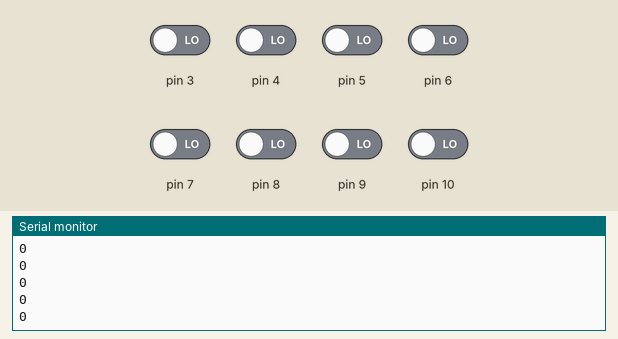
Recording of a sketch running on a simulated Arduino Uno, built with avr-gcc and run on an emulated ATmega328P. On the bench: the last lines printed to the serial monitor. Inputs (shaded band) come from the test bench; at power-on: pin 3–10 LOW.

Above: at 12.2 s.
12.3 s: pin 4 driven HIGH
At 12.71 s:
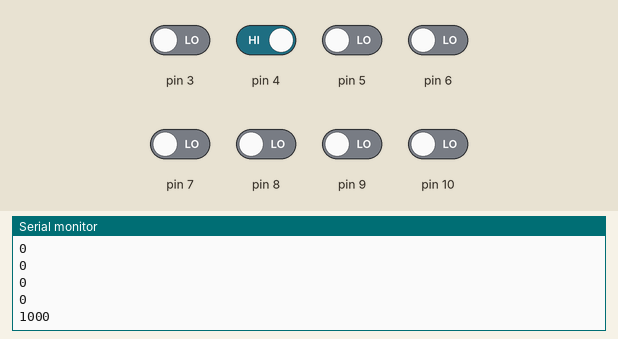
13.8 s: pin 3 driven HIGH
At 14.22 s:
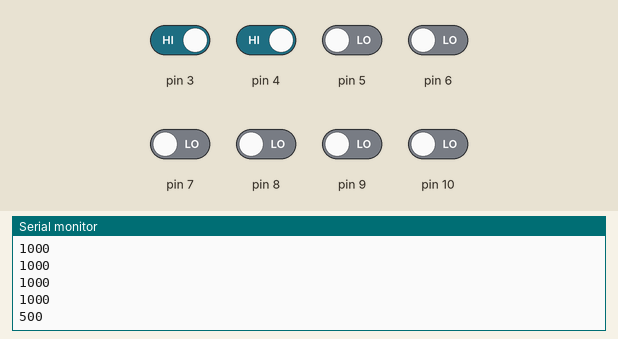
15.3 s: pin 6 driven HIGH
At 15.49 s:
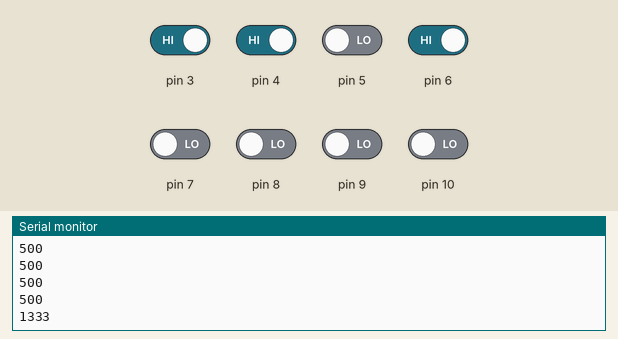
16.8 s: pin 5 driven HIGH
At 17.0 s:
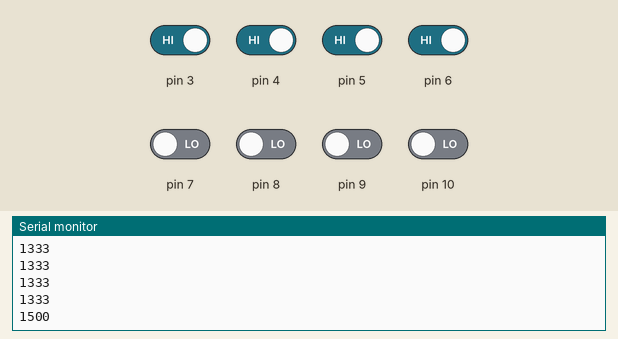
18.3 s: pin 7 driven HIGH
At 18.52 s:
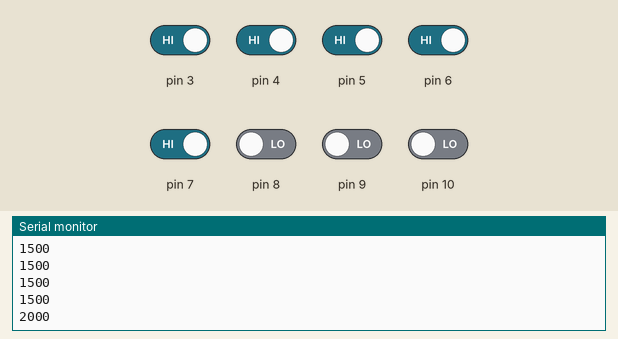
19.8 s: pin 8 driven HIGH
At 20.04 s:
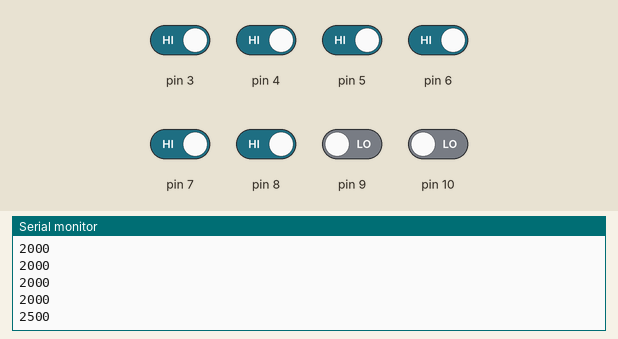
Timing chart, 0 to 22.3 s (numbered marks = the images above; inputs shaded):
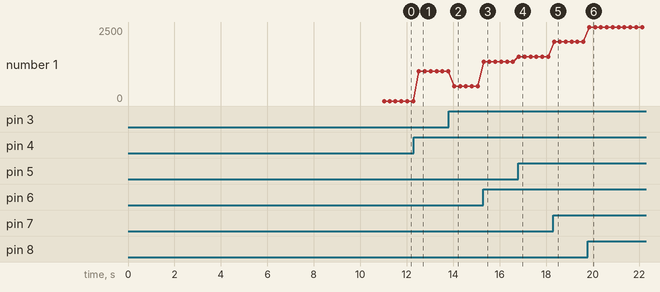

The sketch:

LineTest.ino
```cpp
#include <QTRSensors.h>

QTRSensors qtr;

const uint8_t SensorCount = 8;
uint16_t sensorValues[SensorCount];

void setup() {
  qtr.setTypeRC();
  qtr.setSensorPins((const uint8_t[]){3,4,5,6,7,8,9,10}, SensorCount);

  Serial.begin(9600);
  delay(1000);

  Serial.println("Calibrating, move sensor over and out of line");
  digitalWrite(LED_BUILTIN,HIGH);

  for (uint16_t i = 0; i < 400; i++)
  {
    qtr.calibrate();
  }

  digitalWrite(LED_BUILTIN, LOW); // Turn off LED
  Serial.println("Calibration Complete.");
}

void loop() {
  // 3500 is center
  uint16_t position = qtr.readLineBlack(sensorValues);
  Serial.println(position);
  delay(250);
}
```

Measured:
- after the input at 12.3 s, the serial monitor: prints a new line after 0.22 s (image 1)
- after the input at 13.8 s, the serial monitor: prints a new line after 0.24 s (image 2)
- after the input at 15.3 s, the serial monitor: prints a new line at once (image 3)
- after the input at 16.8 s, the serial monitor: prints a new line at once (image 4)
- after the input at 18.3 s, the serial monitor: prints a new line at once (image 5)
- after the input at 19.8 s, the serial monitor: prints a new line after 0.06 s (image 6)
- plotted number 1: 0 → 1000 after the input at 12.3 s, 1000 → 500 after the input at 13.8 s, 500 → 1333 after the input at 15.3 s, 1333 → 1500 after the input at 16.8 s, 1500 → 2000 after the input at 18.3 s
